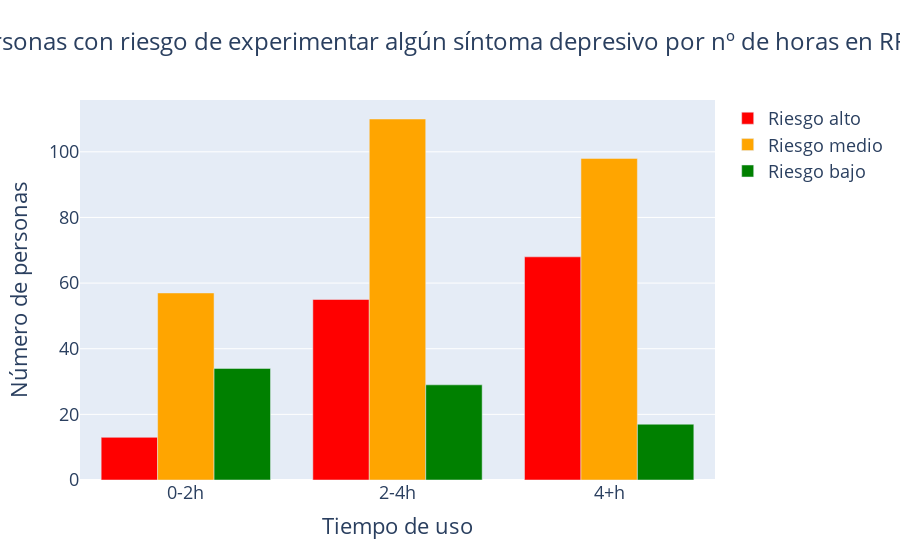

Notebook cell for this chart:
### Code cell
df_riesgo = pd.concat([mascara_riesgo_baja_1.assign(riesgo='Riesgo bajo'),
                       mascara_riesgo_media_1.assign(riesgo='Riesgo medio'),
                       mascara_riesgo_alta_1.assign(riesgo='Riesgo alto')])

df_riesgo_count = df_riesgo.groupby(['Tiempo_uso_num', 'riesgo']).size().unstack().reset_index()

df_riesgo_count = df_riesgo_count[['Tiempo_uso_num', 'Riesgo alto', 'Riesgo medio', 'Riesgo bajo']]

fig = go.Figure()

colores = {'Riesgo bajo': 'green', 'Riesgo medio': 'orange', 'Riesgo alto': 'red'}

for col in df_riesgo_count.columns[1:]:
    fig.add_trace(go.Bar(x=df_riesgo_count['Tiempo_uso_num'], y=df_riesgo_count[col], name=col, marker_color=colores[col]))

fig.update_layout(title='Personas con riesgo de experimentar algún síntoma depresivo por nº de horas en RRSS',
                  title_x=0.5,
                  title_font=dict(size=24),
                  xaxis_title='Tiempo de uso',
                  yaxis_title='Número de personas',
                  font=dict(size=18))

fig.show()

### Figure 1 — Plotly figure (JSON) as saved in the notebook; plotly's stock layout.template omitted (floating-point values rounded to 4 significant figures)
{"data": [{"marker": {"color": "red"}, "name": "Riesgo alto", "type": "bar", "x": ["0-2h", "2-4h", "4+h"], "y": [13, 55, 68]}, {"marker": {"color": "orange"}, "name": "Riesgo medio", "type": "bar", "x": ["0-2h", "2-4h", "4+h"], "y": [57, 110, 98]}, {"marker": {"color": "green"}, "name": "Riesgo bajo", "type": "bar", "x": ["0-2h", "2-4h", "4+h"], "y": [34, 29, 17]}], "layout": {"font": {"size": 18}, "title": {"font": {"size": 24}, "text": "Personas con riesgo de experimentar algún síntoma depresivo por nº de horas en RRSS", "x": 0.5}, "xaxis": {"title": {"text": "Tiempo de uso"}}, "yaxis": {"title": {"text": "Número de personas"}}}}
